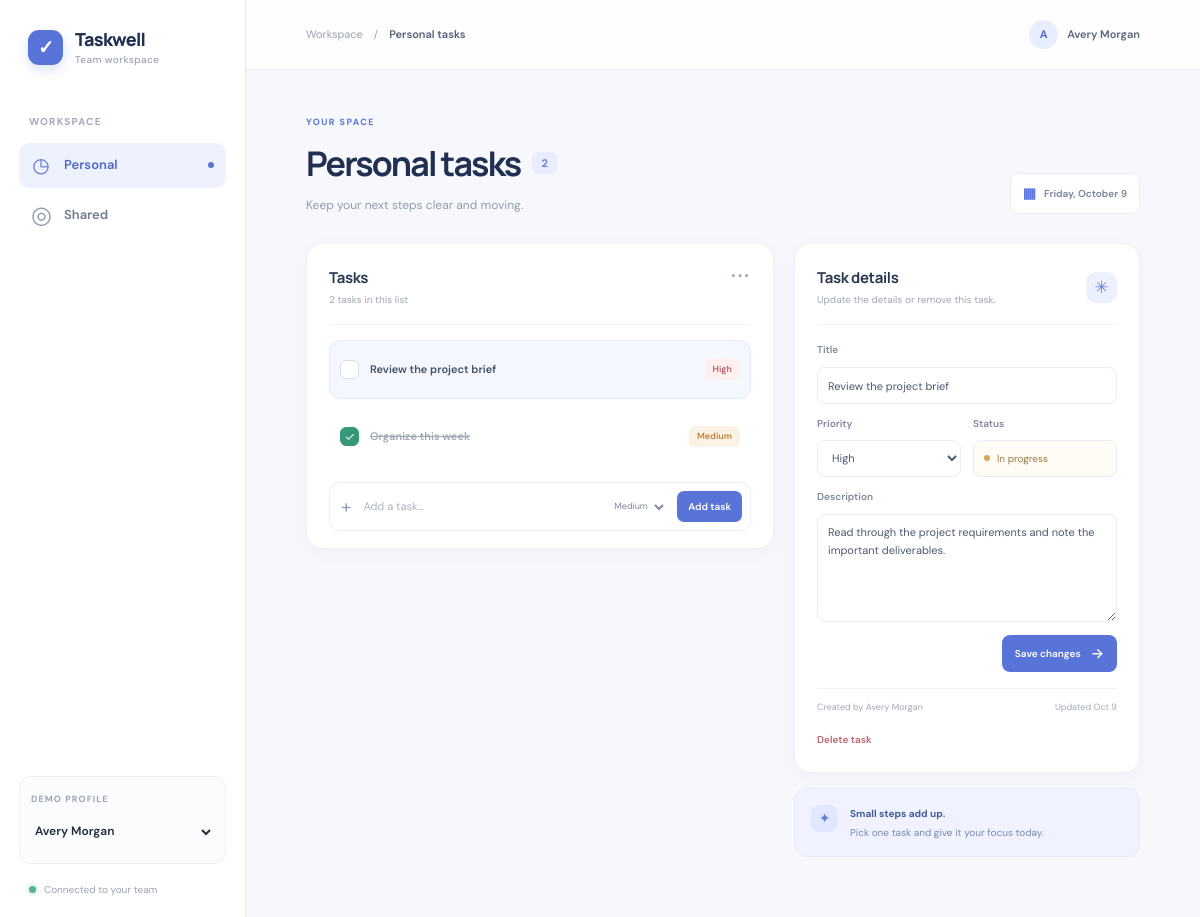
The page / on the database its author committed.
### tables this page shows
CREATE TABLE IF NOT EXISTS users (
  id INT UNSIGNED NOT NULL AUTO_INCREMENT,
  name VARCHAR(100) NOT NULL,
  email VARCHAR(190) NOT NULL,
  created_at TIMESTAMP NOT NULL DEFAULT CURRENT_TIMESTAMP,
  PRIMARY KEY (id),
  UNIQUE KEY users_email_unique (email)
);

CREATE TABLE IF NOT EXISTS todos (
  id INT UNSIGNED NOT NULL AUTO_INCREMENT,
  title VARCHAR(180) NOT NULL,
  description TEXT NOT NULL,
  priority ENUM('low', 'medium', 'high') NOT NULL DEFAULT 'medium',
  scope ENUM('personal', 'shared') NOT NULL DEFAULT 'personal',
  is_completed TINYINT(1) NOT NULL DEFAULT 0,
  owner_id INT UNSIGNED NOT NULL,
  created_at TIMESTAMP NOT NULL DEFAULT CURRENT_TIMESTAMP,
  updated_at TIMESTAMP NOT NULL DEFAULT CURRENT_TIMESTAMP ON UPDATE CURRENT_TIMESTAMP,
  PRIMARY KEY (id),
  KEY todos_scope_owner_updated (scope, owner_id, updated_at),
  CONSTRAINT todos_owner_fk FOREIGN KEY (owner_id) REFERENCES users (id)
    ON UPDATE CASCADE ON DELETE CASCADE
);

### config.php (called while the page is built, shortened)
<?php
$dbHost = getenv('TODO_DB_HOST') ?: '127.0.0.1';
$dbName = getenv('TODO_DB_NAME') ?: 'todo_app';
$dbUser = getenv('TODO_DB_USER') ?: 'root';
$dbPassword = getenv('TODO_DB_PASSWORD') ?: '';
try {
    $pdo = new PDO(
        "mysql:host={$dbHost};dbname={$dbName};charset=utf8mb4",
        $dbUser,
        $dbPassword,
        [
            PDO::ATTR_ERRMODE => PDO::ERRMODE_EXCEPTION,
            PDO::ATTR_DEFAULT_FETCH_MODE => PDO::FETCH_ASSOC,
            PDO::ATTR_EMULATE_PREPARES => false,
        ]
    );
} catch (PDOException $exception) {
    http_response_code(500);
    exit('Could not connect to the todo database. Check config.php settings and import data.sql.');
}
function h($value): string
{
    return htmlspecialchars((string) $value, ENT_QUOTES | ENT_SUBSTITUTE, 'UTF-8');
}
$users = $pdo->query('SELECT id, name, email FROM users ORDER BY name')->fetchAll();
$currentUserId = (int) ($_SESSION['todo_user_id'] ?? $users[0]['id']);
foreach ($users as $user) {
    if ((int) $user['id'] === $currentUserId) {
        $currentUser = $user;
        break;
    }
}

### content.php (the view, shortened to what this page needs)
<header class="topbar">
  <div class="breadcrumb"><span>Workspace</span><span aria-hidden="true">/</span><strong><?= h($pageTitle) ?></strong></div>
  <div class="topbar-user"><span class="avatar"><?= h(strtoupper(substr($currentUser['name'], 0, 1))) ?></span><span><?= h($currentUser['name']) ?></span></div>
</header>
<section class="page-content" aria-labelledby="page-title">
  <div class="page-heading">
    <div>
      <p class="eyebrow"><?= $view === 'shared' ? 'MADE TOGETHER' : 'YOUR SPACE' ?></p>
      <h1 id="page-title"><?= h($pageTitle) ?><span class="heading-count"><?= count($todos) ?></span></h1>
      <p class="page-subtitle"><?= $view === 'shared' ? 'A shared list for your team to stay in sync.' : 'Keep your next steps clear and moving.' ?></p>
    </div>
    <div class="date-chip"><span class="date-icon" aria-hidden="true">▦</span><?= h(date('l, F j')) ?></div>
  </div>
  <div class="content-grid">
    <section class="panel task-panel" aria-labelledby="tasks-heading">
      <div class="panel-heading">
        <div><h2 id="tasks-heading">Tasks</h2><p><?= count($todos) ?> <?= count($todos) === 1 ? 'task' : 'tasks' ?> in this list</p></div>
        <span class="panel-menu" aria-hidden="true">•••</span>
      </div>
      <ul class="todo-list">
        <?php foreach ($todos as $todo): ?>
          <?php $isSelected = $selectedTodo && (int) $selectedTodo['id'] === (int) $todo['id']; ?>
          <li class="todo-item <?= $isSelected ? 'selected' : '' ?> <?= (int) $todo['is_completed'] === 1 ? 'is-complete' : '' ?>">
            <form method="post" action="index.php" class="toggle-form">
              <button class="check-button <?= (int) $todo['is_completed'] === 1 ? 'checked' : '' ?>" type="submit" aria-label="<?= (int) $todo['is_completed'] === 1 ? 'Mark ' . h($todo['title']) . ' as pending' : 'Mark ' . h($todo['title']) . ' as complete' ?>">
                <?php if ((int) $todo['is_completed'] === 1): ?><span aria-hidden="true">✓</span><?php endif; ?>
              </button>
            </form>
            <a class="todo-link" href="index.php?view=<?= h($view) ?>&amp;user_id=<?= h($currentUserId) ?>&amp;id=<?= h($todo['id']) ?>">
              <span class="todo-title"><?= h($todo['title']) ?></span>
            </a>
            <span class="priority priority-<?= h($todo['priority']) ?>"><?= h(ucfirst($todo['priority'])) ?></span>
          </li>
        <?php endforeach; ?>
      </ul>
      <form class="new-task-form" method="post" action="index.php">
        <span class="add-mark" aria-hidden="true">+</span>
        <input id="new-title" name="title" type="text" maxlength="180" placeholder="Add a task..." required />
        <select id="new-priority" class="new-priority-select" name="priority" aria-label="Task priority">
          <option value="medium" selected>Medium</option>
        </select>
        <button class="add-button" type="submit">Add task</button>
      </form>
    </section>
    <div class="detail-column">
      <?php if ($selectedTodo): ?>
        <section class="panel detail-panel" aria-labelledby="detail-heading">
          <div class="panel-heading detail-heading">
            <div><h2 id="detail-heading">Task details</h2><p>Update the details or remove this task.</p></div>
            <span class="detail-spark" aria-hidden="true">✳</span>
          </div>
          <form class="detail-form" method="post" action="index.php">
            <label for="edit-title">Title</label>
            <input id="edit-title" name="title" type="text" maxlength="180" value="<?= h($selectedTodo['title']) ?>" required />
            <div class="detail-meta">
              <div><label for="edit-priority">Priority</label>
                <select id="edit-priority" name="priority">
                  <?php foreach (['low' => 'Low', 'medium' => 'Medium', 'high' => 'High'] as $value => $label): ?>
                    <option value="<?= h($value) ?>" <?= $selectedTodo['priority'] === $value ? 'selected' : '' ?>><?= h($label) ?></option>
                  <?php endforeach; ?>
                </select>
              </div>
              <div><span class="field-label">Status</span>
                <span class="status-pill <?= (int) $selectedTodo['is_completed'] === 1 ? 'complete' : '' ?>"><span></span><?= (int) $selectedTodo['is_completed'] === 1 ? 'Completed' : 'In progress' ?></span>
              </div>
            </div>
            <label for="edit-description">Description</label>
            <textarea id="edit-description" name="description" rows="5" maxlength="5000" placeholder="Add a few details about this task..."><?= h($selectedTodo['description']) ?></textarea>
            <div class="detail-actions">
              <button class="primary-button" type="submit">Save changes <span aria-hidden="true">→</span></button>
            </div>
          </form>
          <div class="task-record"><span>Created by <?= h($selectedTodo['owner_name']) ?></span><span>Updated <?= h(date('M j', strtotime($selectedTodo['updated_at']))) ?></span></div>
          <form class="delete-form" method="post" action="index.php">
            <button type="submit">Delete task</button>
          </form>
        </section>
      <?php else: ?>
        <section class="panel blank-detail"><span class="empty-icon" aria-hidden="true">✳</span><h2>Your task details</h2><p>Select a task from the list to view and edit it.</p></section>
      <?php endif; ?>
      <section class="tip-card">
        <span class="tip-icon" aria-hidden="true">✦</span>
        <div><strong><?= $view === 'shared' ? 'Good work is shared.' : 'Small steps add up.' ?></strong><p><?= $view === 'shared' ? 'Everyone in your workspace can see and update shared tasks.' : 'Pick one task and give it your focus today.' ?></p></div>
      </section>
    </div>
  </div>
</section>

### rows shown on the page
users: name "A", name "Avery Morgan"
todos: is_completed 0 (drawn), title "Review the project brief", priority "High", description "Read through the project requirements and note the important deliverables.", updated_at "Oct 9"
todos: title "Organize this week", priority "Medium"

### other values the page prints
$pageTitle "Personal tasks"
count($todos) "2"
form field user_id "Avery Morgan"
